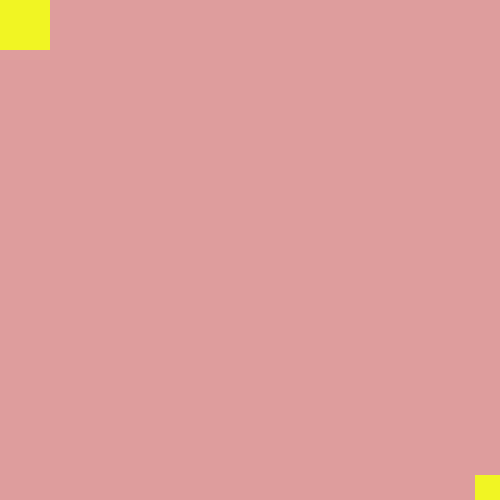
Frame 1 (no input)
Frame 60 (the mouse pressed at the canvas centre just before this capture): identical to frame 1, image omitted
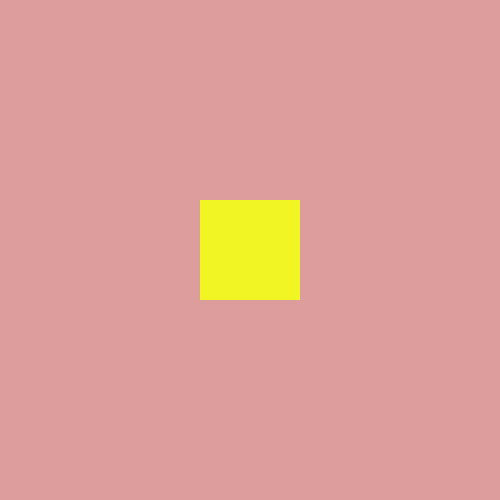
Frame 120 (the mouse held since frame 60 and released just before this capture)

The Processing sketch that drew these frames (run headless with seeded random() and noise(); from frame 60 on, the mouse is pressed at the canvas centre):

// Processing sketch: processing_112534
// ── processing_112534.pde

void setup() {
size(500, 500);  
rectMode(CENTER);
noStroke();
fill(241,245,35);
}  void draw() {
background(222,157,157);
rect(width-mouseX, height-mouseY, 50, 50);
rect(mouseX, mouseY, 100, 100); 
}
